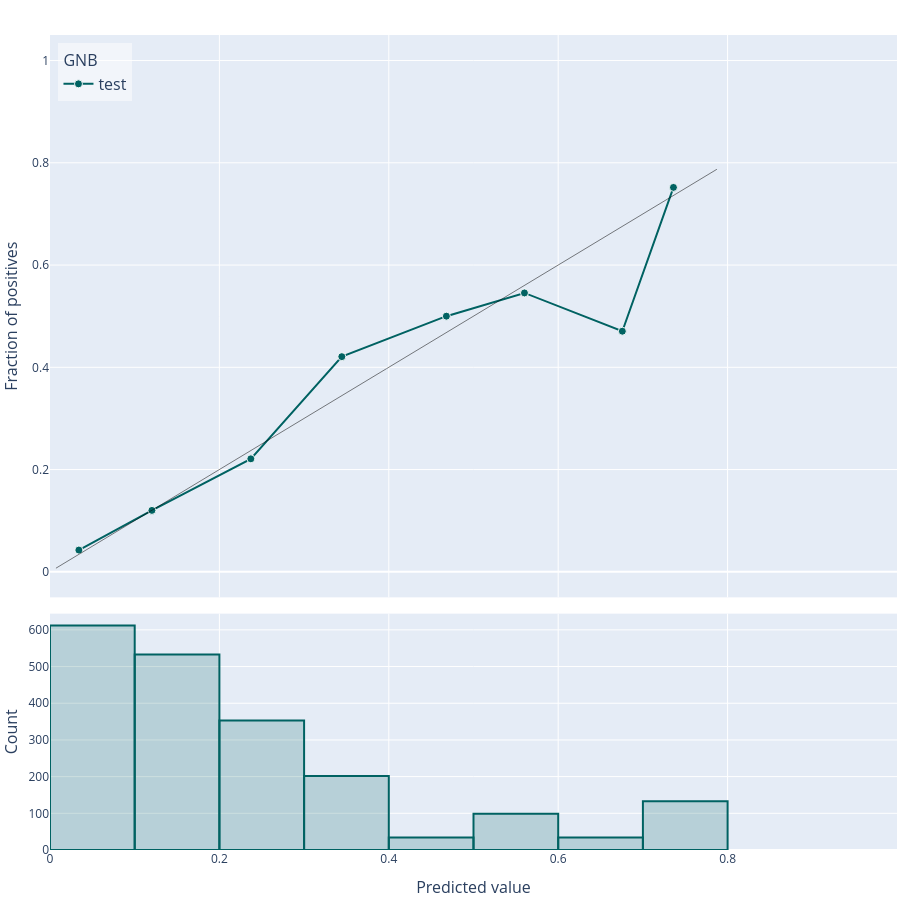

Write notebook code for a chart like this one.
### Code cell
# And check again...
experionml.plot_calibration()

### Figure 1 — Plotly figure (JSON) as saved in the notebook; plotly's stock layout.template omitted (floating-point values rounded to 4 significant figures; data arrays with more than 128 entries replaced by an {"elided": "..."} marker saying what was removed)
{"data": [{"hovertemplate": "(%{x}, %{y})<extra>GNB - test</extra>", "legendgroup": "GNB", "legendgrouptitle": {"font": {"size": 16}, "text": "GNB"}, "line": {"color": "rgb(0, 98, 98)", "dash": "solid", "width": 2}, "marker": {"color": "rgb(0, 98, 98)", "line": {"color": "rgba(255, 255, 255, 0.9)", "width": 1}, "size": 8, "symbol": "circle"}, "mode": "lines+markers", "name": "test", "showlegend": true, "type": "scatter", "x": [0.03409, 0.1203, 0.2371, 0.3446, 0.468, 0.5602, 0.6757, 0.7361], "xaxis": "x2", "y": [0.04248, 0.1201, 0.221, 0.4208, 0.5, 0.5455, 0.4706, 0.7519], "yaxis": "y"}, {"legendgroup": "GNB", "marker": {"color": "rgba(0, 98, 98, 0.2)", "line": {"color": "rgb(0, 98, 98)", "width": 2}}, "name": "GNB", "showlegend": false, "type": "histogram", "x": {"elided": "2000 float values"}, "xaxis": "x2", "xbins": {"end": 1, "size": 0.1, "start": 0}, "yaxis": "y2"}], "layout": {"barmode": "overlay", "font": {"size": 12}, "height": 900, "hoverlabel": {"font": {"size": 16}}, "legend": {"bgcolor": "rgba(255, 255, 255, 0.5)", "font": {"size": 16}, "groupclick": "togglegroup", "traceorder": "grouped", "x": 0.01, "xanchor": "left", "y": 0.99, "yanchor": "top"}, "margin": {"b": 50, "l": 50, "pad": 0, "r": 0, "t": 35}, "shapes": [{"line": {"color": "black", "width": 1}, "opacity": 0.5, "type": "line", "x0": 0.007014, "x1": 0.7873, "xref": "x2", "y0": 0.007014, "y1": 0.7873, "yref": "y"}], "showlegend": true, "title": {"font": {"size": 24}, "pad": {"b": 15, "t": 15}, "x": 0.5, "xanchor": "center", "xref": "paper", "y": 1, "yanchor": "top"}, "width": 900, "xaxis": {"anchor": "y", "automargin": true, "domain": [0.0, 1.0], "title": {"font": {"size": 16}}}, "xaxis2": {"anchor": "y2", "automargin": true, "domain": [0.0, 1.0], "range": [0, 1], "showgrid": true, "title": {"font": {"size": 16}, "text": "Predicted value"}}, "yaxis": {"anchor": "x2", "automargin": true, "domain": [0.31, 1.0], "range": [-0.05, 1.05], "title": {"font": {"size": 16}, "text": "Fraction of positives"}}, "yaxis2": {"anchor": "x2", "automargin": true, "domain": [0.0, 0.29], "title": {"font": {"size": 16}, "text": "Count"}}}}
